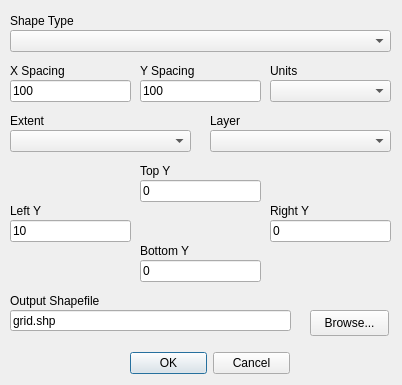
<?xml version="1.0" encoding="UTF-8"?>
<ui version="4.0">
 <class>mmqgis_grid_form</class>
 <widget class="QDialog" name="mmqgis_grid_form">
  <property name="windowModality">
   <enum>Qt::ApplicationModal</enum>
  </property>
  <property name="enabled">
   <bool>true</bool>
  </property>
  <property name="geometry">
   <rect>
    <x>0</x>
    <y>0</y>
    <width>402</width>
    <height>385</height>
   </rect>
  </property>
  <property name="mouseTracking">
   <bool>false</bool>
  </property>
  <property name="windowTitle">
   <string>Grid</string>
  </property>
  <widget class="QDialogButtonBox" name="buttonBox">
   <property name="geometry">
    <rect>
     <x>130</x>
     <y>350</y>
     <width>160</width>
     <height>26</height>
    </rect>
   </property>
   <property name="orientation">
    <enum>Qt::Horizontal</enum>
   </property>
   <property name="standardButtons">
    <set>QDialogButtonBox::Cancel|QDialogButtonBox::Ok</set>
   </property>
  </widget>
  <widget class="QLabel" name="label">
   <property name="geometry">
    <rect>
     <x>10</x>
     <y>290</y>
     <width>108</width>
     <height>22</height>
    </rect>
   </property>
   <property name="text">
    <string>Output Shapefile</string>
   </property>
  </widget>
  <widget class="QLabel" name="label_2">
   <property name="geometry">
    <rect>
     <x>10</x>
     <y>200</y>
     <width>91</width>
     <height>22</height>
    </rect>
   </property>
   <property name="text">
    <string>Left Y</string>
   </property>
  </widget>
  <widget class="QLineEdit" name="xleft">
   <property name="geometry">
    <rect>
     <x>10</x>
     <y>220</y>
     <width>121</width>
     <height>22</height>
    </rect>
   </property>
   <property name="text">
    <string>10</string>
   </property>
  </widget>
  <widget class="QLineEdit" name="savename">
   <property name="geometry">
    <rect>
     <x>10</x>
     <y>310</y>
     <width>281</width>
     <height>21</height>
    </rect>
   </property>
   <property name="text">
    <string>grid.shp</string>
   </property>
   <property name="readOnly">
    <bool>false</bool>
   </property>
  </widget>
  <widget class="QPushButton" name="browse">
   <property name="geometry">
    <rect>
     <x>310</x>
     <y>310</y>
     <width>79</width>
     <height>26</height>
    </rect>
   </property>
   <property name="text">
    <string>Browse...</string>
   </property>
  </widget>
  <widget class="QLineEdit" name="ytop">
   <property name="geometry">
    <rect>
     <x>140</x>
     <y>180</y>
     <width>121</width>
     <height>22</height>
    </rect>
   </property>
   <property name="text">
    <string>0</string>
   </property>
  </widget>
  <widget class="QLineEdit" name="xright">
   <property name="geometry">
    <rect>
     <x>270</x>
     <y>220</y>
     <width>121</width>
     <height>22</height>
    </rect>
   </property>
   <property name="text">
    <string>0</string>
   </property>
  </widget>
  <widget class="QLabel" name="label_6">
   <property name="geometry">
    <rect>
     <x>10</x>
     <y>60</y>
     <width>91</width>
     <height>22</height>
    </rect>
   </property>
   <property name="text">
    <string>X Spacing</string>
   </property>
  </widget>
  <widget class="QLabel" name="label_7">
   <property name="geometry">
    <rect>
     <x>210</x>
     <y>110</y>
     <width>111</width>
     <height>22</height>
    </rect>
   </property>
   <property name="text">
    <string>Layer</string>
   </property>
  </widget>
  <widget class="QLineEdit" name="xspacing">
   <property name="geometry">
    <rect>
     <x>10</x>
     <y>80</y>
     <width>121</width>
     <height>22</height>
    </rect>
   </property>
   <property name="text">
    <string>100</string>
   </property>
  </widget>
  <widget class="QComboBox" name="shapetype">
   <property name="geometry">
    <rect>
     <x>10</x>
     <y>30</y>
     <width>381</width>
     <height>22</height>
    </rect>
   </property>
  </widget>
  <widget class="QComboBox" name="units">
   <property name="geometry">
    <rect>
     <x>270</x>
     <y>80</y>
     <width>121</width>
     <height>22</height>
    </rect>
   </property>
  </widget>
  <widget class="QLabel" name="label_8">
   <property name="geometry">
    <rect>
     <x>140</x>
     <y>60</y>
     <width>91</width>
     <height>22</height>
    </rect>
   </property>
   <property name="text">
    <string>Y Spacing</string>
   </property>
  </widget>
  <widget class="QLineEdit" name="yspacing">
   <property name="geometry">
    <rect>
     <x>140</x>
     <y>80</y>
     <width>121</width>
     <height>22</height>
    </rect>
   </property>
   <property name="text">
    <string>100</string>
   </property>
  </widget>
  <widget class="QLabel" name="label_9">
   <property name="geometry">
    <rect>
     <x>270</x>
     <y>60</y>
     <width>91</width>
     <height>22</height>
    </rect>
   </property>
   <property name="text">
    <string>Units</string>
   </property>
  </widget>
  <widget class="QComboBox" name="extenttype">
   <property name="geometry">
    <rect>
     <x>10</x>
     <y>130</y>
     <width>181</width>
     <height>22</height>
    </rect>
   </property>
  </widget>
  <widget class="QLineEdit" name="ybottom">
   <property name="geometry">
    <rect>
     <x>140</x>
     <y>260</y>
     <width>121</width>
     <height>22</height>
    </rect>
   </property>
   <property name="text">
    <string>0</string>
   </property>
  </widget>
  <widget class="QLabel" name="label_10">
   <property name="geometry">
    <rect>
     <x>140</x>
     <y>160</y>
     <width>61</width>
     <height>22</height>
    </rect>
   </property>
   <property name="text">
    <string>Top Y</string>
   </property>
   <property name="alignment">
    <set>Qt::AlignLeading|Qt::AlignLeft|Qt::AlignVCenter</set>
   </property>
  </widget>
  <widget class="QLabel" name="label_11">
   <property name="geometry">
    <rect>
     <x>140</x>
     <y>240</y>
     <width>71</width>
     <height>22</height>
    </rect>
   </property>
   <property name="text">
    <string>Bottom Y</string>
   </property>
   <property name="alignment">
    <set>Qt::AlignLeading|Qt::AlignLeft|Qt::AlignVCenter</set>
   </property>
  </widget>
  <widget class="QLabel" name="label_3">
   <property name="geometry">
    <rect>
     <x>270</x>
     <y>200</y>
     <width>91</width>
     <height>22</height>
    </rect>
   </property>
   <property name="text">
    <string>Right Y</string>
   </property>
  </widget>
  <widget class="QComboBox" name="layername">
   <property name="geometry">
    <rect>
     <x>210</x>
     <y>130</y>
     <width>181</width>
     <height>22</height>
    </rect>
   </property>
  </widget>
  <widget class="QLabel" name="typelabel">
   <property name="geometry">
    <rect>
     <x>10</x>
     <y>10</y>
     <width>91</width>
     <height>22</height>
    </rect>
   </property>
   <property name="text">
    <string>Shape Type</string>
   </property>
  </widget>
  <widget class="QLabel" name="extentlabel">
   <property name="geometry">
    <rect>
     <x>10</x>
     <y>110</y>
     <width>91</width>
     <height>22</height>
    </rect>
   </property>
   <property name="text">
    <string>Extent</string>
   </property>
  </widget>
 </widget>
 <tabstops>
  <tabstop>shapetype</tabstop>
  <tabstop>xspacing</tabstop>
  <tabstop>yspacing</tabstop>
  <tabstop>units</tabstop>
  <tabstop>extenttype</tabstop>
  <tabstop>layername</tabstop>
  <tabstop>ytop</tabstop>
  <tabstop>xleft</tabstop>
  <tabstop>xright</tabstop>
  <tabstop>ybottom</tabstop>
  <tabstop>savename</tabstop>
  <tabstop>browse</tabstop>
  <tabstop>buttonBox</tabstop>
 </tabstops>
 <resources/>
 <connections>
  <connection>
   <sender>buttonBox</sender>
   <signal>accepted()</signal>
   <receiver>mmqgis_grid_form</receiver>
   <slot>accept()</slot>
   <hints>
    <hint type="sourcelabel">
     <x>248</x>
     <y>254</y>
    </hint>
    <hint type="destinationlabel">
     <x>157</x>
     <y>274</y>
    </hint>
   </hints>
  </connection>
  <connection>
   <sender>buttonBox</sender>
   <signal>rejected()</signal>
   <receiver>mmqgis_grid_form</receiver>
   <slot>reject()</slot>
   <hints>
    <hint type="sourcelabel">
     <x>316</x>
     <y>260</y>
    </hint>
    <hint type="destinationlabel">
     <x>286</x>
     <y>274</y>
    </hint>
   </hints>
  </connection>
 </connections>
</ui>
